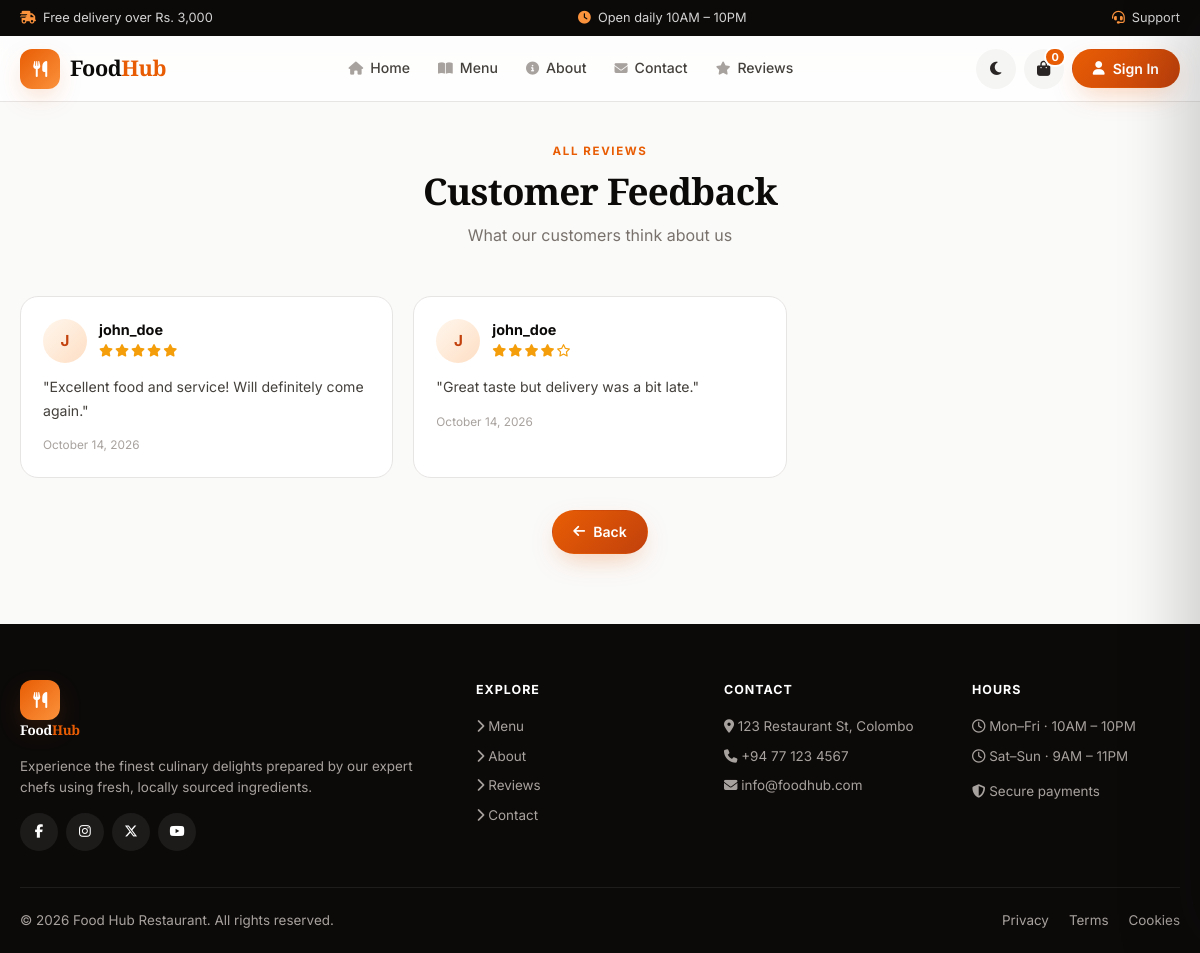
Page /feedback_all.php on the committed database.
### tables this page shows
CREATE TABLE feedback (
    id INT AUTO_INCREMENT PRIMARY KEY,
    user_id INT NOT NULL,
    rating INT CHECK (rating BETWEEN 1 AND 5),
    comment TEXT NOT NULL,
    created_at TIMESTAMP DEFAULT CURRENT_TIMESTAMP,
    FOREIGN KEY (user_id) REFERENCES users(id) ON DELETE CASCADE
);

CREATE TABLE users (
    id INT AUTO_INCREMENT PRIMARY KEY,
    username VARCHAR(50) UNIQUE NOT NULL,
    email VARCHAR(100) UNIQUE NOT NULL,
    password VARCHAR(255) NOT NULL,
    user_type ENUM('customer','admin') DEFAULT 'customer',
    created_at TIMESTAMP DEFAULT CURRENT_TIMESTAMP
);

### feedback_all.php (the view, shortened to what this page needs)
<?php
include 'includes/header.php';
?>
<div class="container" style="padding-top:36px">
    <div class="sec-title">
        <span class="eyebrow">All Reviews</span>
        <h2>Customer Feedback</h2>
        <p>What our customers think about us</p>
    </div>
    <div class="fb-grid">
    <?php
    $fb = $conn->query("SELECT f.*, u.username, DATE_FORMAT(f.created_at,'%M %d, %Y') AS d FROM feedback f JOIN users u ON f.user_id=u.id ORDER BY f.created_at DESC");
    if ($fb && $fb->num_rows):
        while ($r = $fb->fetch_assoc()):
    ?>
        <div class="fb-card reveal">
            <div class="fb-head">
                <div class="avatar"><?= avatarInitial($r['username']) ?></div>
                <div style="flex:1">
                    <div class="fb-name"><?= e($r['username']) ?></div>
                    <?= renderStars((int)$r['rating']) ?>
                </div>
            </div>
            <p class="fb-comment">"<?= e($r['comment']) ?>"</p>
            <div class="fb-date mt-2"><?= e($r['d']) ?></div>
        </div>
    <?php endwhile; else: ?>
        <div class="panel empty" style="grid-column:1/-1"><i class="fa-solid fa-comments"></i><p>No feedback yet.</p></div>
    <?php endif; ?>
    </div>
    <div class="center mt-4">
        <a href="<?= url('feedback.php') ?>" class="btn btn-primary"><i class="fa-solid fa-arrow-left"></i> Back</a>
    </div>
</div>
<?php include 'includes/footer.php'; ?>

### includes/functions.php (shortened to what this page needs)
<?php
function e($s): string { return htmlspecialchars((string)$s, ENT_QUOTES, 'UTF-8'); }
function url(string $path = ''): string { return BASE_URL . ltrim($path, '/'); }
function renderStars(int $rating): string {
    $h = '<span class="stars">';
    for ($i = 1; $i <= 5; $i++) {
        $h .= $i <= $rating ? '<i class="fa-solid fa-star"></i>' : '<i class="fa-regular fa-star"></i>';
    }
    return $h . '</span>';
}
function avatarInitial(string $name): string {
    return strtoupper(mb_substr(trim($name), 0, 1));
}

### assets/css/style.css (style rules this page uses)
:root { --primary:#E85D04; --primary-dark:#C2410C; --primary-light:#FB923C; --primary-soft:#FFF7ED; --primary-glow:rgba(232,93,4,.35); --accent:#F59E0B; --bg:#FAFAF9; --surface:#FFFFFF; --surface-2:#F5F5F4; --border:#E7E5E4; --border-strong:#D6D3D1; --ink-900:#0C0A09; --ink-800:#1C1917; --ink-700:#292524; --ink-600:#44403C; --ink-500:#78716C; --ink-400:#A8A29E; --ink-300:#D6D3D1; --ink-200:#E7E5E4; --ink-100:#F5F5F4; --ink-50:#FAFAF9; --success:#10B981; --warning:#F59E0B; --danger:#EF4444; --info:#3B82F6; --r-xs:6px; --r-sm:10px; --r-md:14px; --r-lg:18px; --r-xl:24px; --r-full:999px; --sh-xs:0 1px 2px rgba(12,10,9,.05); --sh-sm:0 1px 3px rgba(12,10,9,.06),0 1px 2px rgba(12,10,9,.04); --sh-md:0 4px 12px rgba(12,10,9,.07),0 2px 4px rgba(12,10,9,.04); --sh-lg:0 12px 32px rgba(12,10,9,.10),0 4px 8px rgba(12,10,9,.05); --sh-xl:0 24px 48px -12px rgba(12,10,9,.20); --sh-glow:0 10px 28px -8px var(--primary-glow); --ease:cubic-bezier(.4,0,.2,1); --dur:.22s; }
* { margin:0;padding:0;box-sizing:border-box }
html { scroll-behavior:smooth;-webkit-text-size-adjust:100% }
body { font-family:'Inter',-apple-system,BlinkMacSystemFont,'Segoe UI',sans-serif; font-size:15px;line-height:1.6;color:var(--ink-800); background:var(--bg);-webkit-font-smoothing:antialiased; min-height:100vh;display:flex;flex-direction:column; transition:background var(--dur) var(--ease),color var(--dur) var(--ease); }
a { color:inherit;text-decoration:none }
.container { width:100%;max-width:1240px;margin:0 auto;padding:0 20px }
.btn { display:inline-flex;align-items:center;justify-content:center;gap:8px;padding:10px 20px;border-radius:var(--r-full);font-weight:600;font-size:.88rem;transition:all var(--dur) var(--ease);white-space:nowrap;border:1.5px solid transparent;cursor:pointer }
.btn i { font-size:.85rem }
.btn-primary { background:linear-gradient(135deg,var(--primary),var(--primary-dark));color:#fff;box-shadow:var(--sh-glow) }
.sec-title { text-align:center;margin-bottom:48px;max-width:640px;margin-inline:auto }
.eyebrow { display:inline-block;font-size:.72rem;font-weight:700;letter-spacing:.14em;text-transform:uppercase;color:var(--primary);margin-bottom:10px }
.sec-title h2 { font-family:'Playfair Display',serif;font-size:clamp(1.6rem,3.4vw,2.3rem);color:var(--ink-900);letter-spacing:-.02em;line-height:1.15;margin-bottom:10px }
.sec-title p { color:var(--ink-500);font-size:1rem }
.fb-grid { display:grid;grid-template-columns:repeat(auto-fill,minmax(300px,1fr));gap:20px }
.fb-card { background:var(--surface);border:1px solid var(--border);border-radius:var(--r-lg);padding:22px;transition:all var(--dur) var(--ease) }
.fb-head { display:flex;align-items:center;gap:12px;margin-bottom:12px }
.avatar { width:44px;height:44px;border-radius:50%;display:grid;place-items:center;background:linear-gradient(135deg,var(--primary-soft),rgba(251,146,60,.3));color:var(--primary-dark);font-weight:700;font-size:.95rem;flex-shrink:0 }
.fb-name { font-weight:700;color:var(--ink-900);font-size:.9rem;line-height:1.2 }
.fb-date { font-size:.74rem;color:var(--ink-400) }
.stars { color:var(--accent);letter-spacing:1px;font-size:.78rem }
.stars i { margin-right:1px }
.fb-comment { color:var(--ink-600);font-size:.88rem;line-height:1.65 }
.reveal { opacity:0;transform:translateY(18px);transition:opacity .6s var(--ease),transform .6s var(--ease) }
.reveal.in { opacity:1;transform:translateY(0) }
.center { text-align:center }
.mt-2 { margin-top:14px }
.mt-4 { margin-top:32px }

### rows in the picture
feedback: user.username "J", user.username "john_doe", comment "Excellent food and service! Will definitely come again.", d "October 14, 2026"
feedback: user.username "J", user.username "john_doe", comment "Great taste but delivery was a bit late.", d "October 14, 2026"
